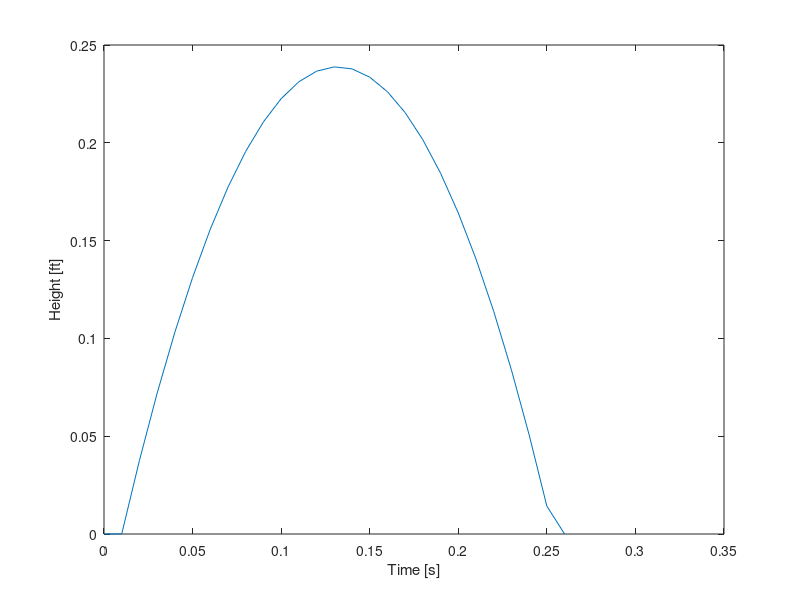

Write MATLAB code to recreate this figure. (Note: this script raises an error after producing the figure.)
% constants
p_atm = 101325; % Pa
psiToPa = 6894.76; % conversion factor
gamma = 1.4; % adiabatic index of air
c_d = 0.345; % estimated coefficient of drag (from NASA)
rho_air = 1.293; % kg/m^3
rho_water = 997; % kg/m^3
m_rocket = 0.198; % empty rocket mass
v_rocket = 1.25*0.001; % m^3
r_rocket = 0.043; % m
r_nozzle = 0.0108; % m
g = 9.81; % m/s^2
mToFt = 3.28; % conversion factor
beta = 0.5*c_d*rho_air*pi()*r_rocket^2; % multiplying constants for the drag force

% simulation parameters
delta_t = 0.01; % s, can set different delta time steps
maxFrames = 10000;
launchPressure = input("What was the gauge launch pressure in psi? ")*psiToPa; % converted to Pa
launchVolume = input("What was the initial volume of water in mL? ")*10^(-6); % converted to m^3
initAirVolume = v_rocket - launchVolume;

% frame 1 (initial conditions) and setting up arrays
p = zeros(maxFrames, 1);
p(1) = launchPressure + p_atm; % start pressure array with p(1) = initial total pressure
m = zeros(maxFrames, 1);
m(1) = m_rocket + launchVolume * rho_water; % start mass array with m(1) = initial total mass
m_dot = zeros(maxFrames, 1);
m_dot(1) = -pi()*r_nozzle^2*rho_water*sqrt(2*launchPressure/rho_water);
v = zeros(maxFrames, 1); % start velocity array with v(1) = 0 m/s
u = zeros(maxFrames, 1); % start exhaust velocity array with u(1) = 0 m/s
h = zeros(maxFrames, 1); % start height array with h(1) = 0 m/s
T = zeros(maxFrames, 1);
T(1) = 2*pi()*r_nozzle^2*launchPressure; % start thrust force array with T(1) = initial thrust force
time = zeros(maxFrames, 1);

% looping calculations
i = 1; % index
while(h(i) >= 0 && i < maxFrames)
    time(i+1) = time(i) + delta_t;
    p(i+1) = p(1)*((initAirVolume + (m(1) - m(i))/rho_water)/initAirVolume)^(-gamma);
    u(i+1) = sqrt(2*(p(i)-p_atm)/(rho_water*(1-(r_nozzle/r_rocket)^4))); % (A_nozzle/A_rocket)^2 = (r_nozzle/r_rocket)^4
    if(m(i) >= m_rocket)
        m_dot(i+1) = -rho_water*pi()*r_nozzle^2*u(i);
        T(i+1) = -m_dot(i)*u(i+1)+pi()*r_nozzle^2*(p(i)-p_atm);
        v(i+1) = v(i) + (T(i)/m(i) - g - (beta*v(i)*abs(v(i)))/m(i))*delta_t;
        h(i+1) = h(i) + v(i)*delta_t;
        m(i+1) = m(i) + m_dot(i)*delta_t;
    else
        v(i+1) = v(i) + (-g -(beta*v(i)*abs(v(i)))/m_rocket)*delta_t;
        h(i+1) = h(i) + v(i)*delta_t;
        m(i+1) = m(i);
    end
    i = i + 1;
end

h(i) = 0;

plot(time(1:i), mToFt*h(1:i));
xlabel("Time [s]");
ylabel("Height [ft]");
title("Max Height: " + num2str(mToFt*max(h)) + " ft; Thrust Duration: " + num2str(find(T == 0, 1)*delta_t) + " s; Max Thrust: " + num2str(max(T)*0.2248) + " lbs");
